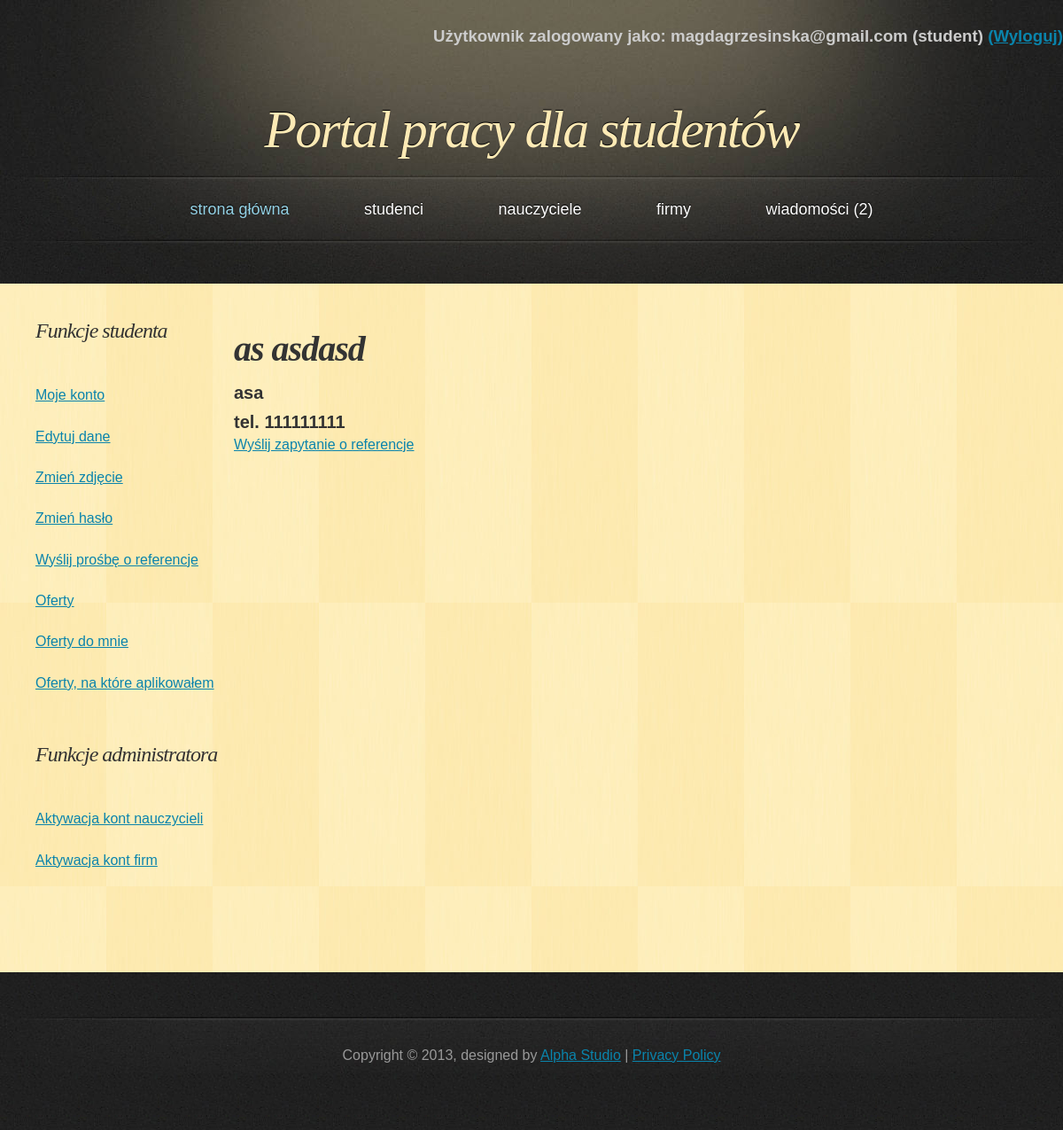
Screenshot of /PortalPracy/php/profile_teacher.php?id=6 (signed in) with the database file from the repository.
### tables this page shows
CREATE TABLE IF NOT EXISTS `teacher` (
  `teacher_id` int(11) NOT NULL AUTO_INCREMENT,
  `name` varchar(45) NOT NULL,
  `last_name` varchar(45) NOT NULL,
  `academic_degree` varchar(45) NOT NULL,
  `telephone` int(11) NOT NULL,
  `e_mail` varchar(50) NOT NULL,
  `password` varchar(100) NOT NULL,
  `active` tinyint(1) NOT NULL,
  `account_creation_date` date NOT NULL,
  PRIMARY KEY (`teacher_id`)
);

### PortalPracy/php/classDatabase.php (called while the page is built, shortened)
<?php
class Database {
    private $db;
    function __construct() {
        $this->server = 'localhost';
        $this->user = 'root';
        $this->password = '';
        $this->basename = 'data_base';
        $this->db = new mysqli($this->server, $this->user, $this->password, $this->basename);
        if ($this->db->connect_error) {
            die('Blad polaczenia z baza danych (' . $this->db->connect_errno . ') ' . $this->db->connect_error);
        } else {
            $this->db->query("SET NAMES 'utf8'");
        }
    }
    function get_teacher_data($id) {
        if ($result = $this->db->query("SELECT * FROM `teacher` WHERE `teacher_id`='$id'")) {
            if ($result->num_rows == 0) {
                return false;
            } else {
                $obj = $result->fetch_object();
                $array = array();
                $array['teacher_id'] = $obj->teacher_id;
                $array['name'] = $obj->name;
                $array['last_name'] = $obj->last_name;
                $array['degree'] = $obj->academic_degree;
                $array['telephone'] = $obj->telephone;
                return $array;
            }
        }
    }
    function get_teacher_number() {
        if ($result = $this->db->query("SELECT * FROM `teacher`")) {
            $all = $result->num_rows;
        }
        return $all;
    }
}

### PortalPracy/php/profile_teacher.php (the view, shortened to what this page needs)
<!DOCTYPE html>
<html>
    <head>
        <link href="../css/style.css" rel="stylesheet" type="text/css" />
    </head>
    <body>
        <div id="header">
            <?php
            include_once 'classPage.php';
            ?>
            <h1><a href="index.php">Portal pracy dla studentów</a></h1>
        </div>
        <div id="main">
            <div id="content">
                <?php
                if (isset($_SESSION['name'])) {
                    include_once 'classDatabase.php';
                    $db = new Database();
                    if (!isset($_GET["id"])) {
                        if ($_SESSION['usertype'] == 'nauczyciel') {
                            $id = $_SESSION['id'];
                        } else {
                            $id = -1;
                        }
                    } else {
                        $id = $_GET['id'];
                    }
                    $allteachers = $db->get_teacher_number();
                    if ($id > $allteachers or $id == -1) {
                        echo "<h3>niepoprawny numer nauczyciela</h3>";
                    } else {
                        $data = $db->get_teacher_data($id);
                        if($data == false) {
                            echo "<h3>Niepoprawny numer nauczyciela (konto może być usunięte)</h3>";
                        } else {
                            echo "<h2 class='datas_list_name'>".$data['name']." ".$data['last_name']."</h2>";
                            echo "<h3 class='datas_list'>".$data['degree']."</h3>";
                            echo "<h3 class='datas_list'>tel. ".$data['telephone']."</h3>";
                            echo "<a href='send_request.php?teacher_id=".$data['teacher_id']."'>Wyślij zapytanie o referencje</a>";
                        }
                    }
                }
                ?>
            </div>
            <div id="sidebar">
            </div>
            <div class="clearing">&nbsp;</div>
        </div>
    </body>
</html>

### PortalPracy/css/style.css (style rules this page uses)
* { margin: 0; padding: 0; }
body { font: 16px "Trebuchet MS", Arial, Helvetica, sans-serif; color: #333333; background: #202020 url('../images/bg.jpg'); }
h1, h2 { font-family: Georgia, Times, serif; font-weight: normal; font-style: italic; }
h1 { font-size: 3em; letter-spacing: -2px; }
h2 { font-size: 2.5em; letter-spacing: -1px; }
a { text-decoration: underline; color: #0A84AC; }
#header, #menu, #footer { margin: 0 auto; width: 1200px; }
#header { height: 197px; background: #202020 url('../images/header.jpg'); }
#header h1 { font-size: 60px; text-align: center; text-shadow: 0px -1px 1px #000000; color: #FDEAB5; padding-top: 60px; }
#header h1 a { text-decoration: none; color: #FDEAB5; }
#main { width: 1120px; margin: 0 auto 50px auto; padding: 40px 40px 0 40px; background: #FEEBB2 url('../images/main.jpg'); }
#content { float: right; width: 80%; padding: 0 0 20px 0; }
#sidebar { float: left; width: 20%; padding: 0 0 20px 0; }
.clearing { clear: both; height: 1px; overflow: hidden; }
.datas_list { font-size: 20px; margin-top: 10px; margin-bottom: 5px; }
.datas_list_name { font-size: 40px; font-weight: bold; margin-top: 10px; margin-bottom: 15px; }

### rows the page displays
teacher: name "as", last_name "asdasd", academic_degree "asa", telephone "111111111"

### other values shown
$_SESSION['name'] "magdagrzesinska@gmail.com"
$_SESSION['usertype'] "student"
$num_mes "2"
